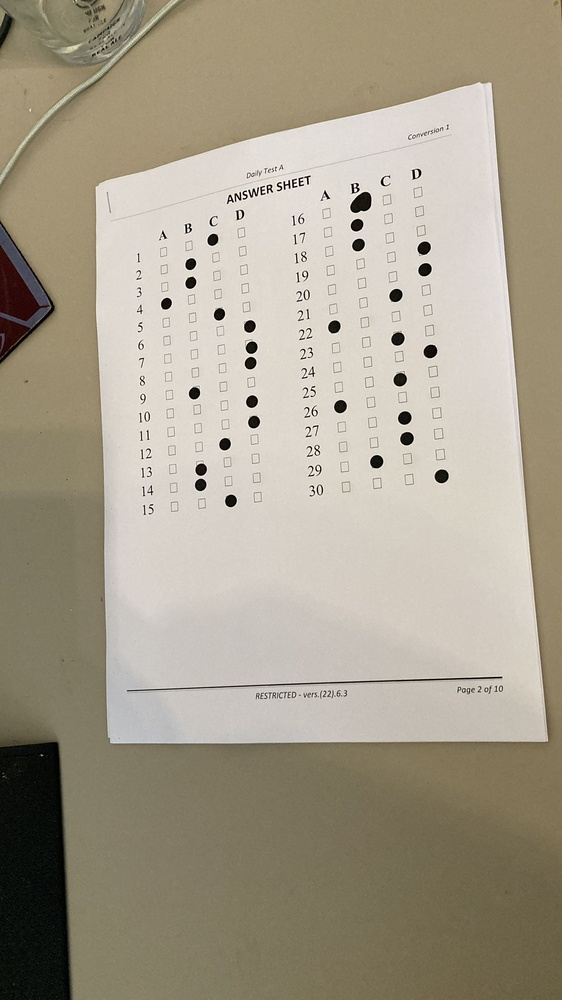
#> input picture images/test-answer.jpeg, 562 x 1000 px, shrunk from 1152 x 2048 before the run
$ python -i mark.py   (imports and definitions only)
#> lines starting #> are read from the running program, lines starting #| are printed output that depends on the picture; after the words box and inside, x2 and y2 are one past the last pixel; in counts of white or black regions, pixels touching at a corner belong together
#> further down, picture is the input picture: shape (1000, 562, 3); mean B, G, R 140.8, 158.4, 166.8
from string import ascii_uppercase

from imutils.perspective import four_point_transform
from imutils import contours
import numpy as np
import argparse
import imutils
import cv2


ANSWERS = ascii_uppercase


def find_centres(image):
    gray = cv2.cvtColor(image, cv2.COLOR_BGR2GRAY)
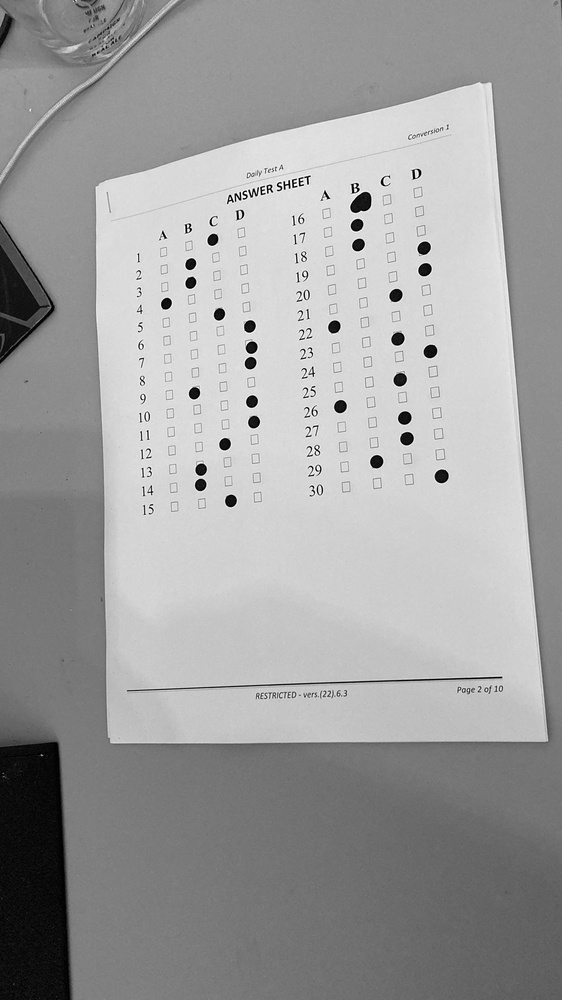
#> gray: shape (1000, 562); min 0, max 254, mean 158.9
    blurred = cv2.GaussianBlur(gray, (5, 5), 0)
    edged = cv2.Canny(blurred, 75, 200)
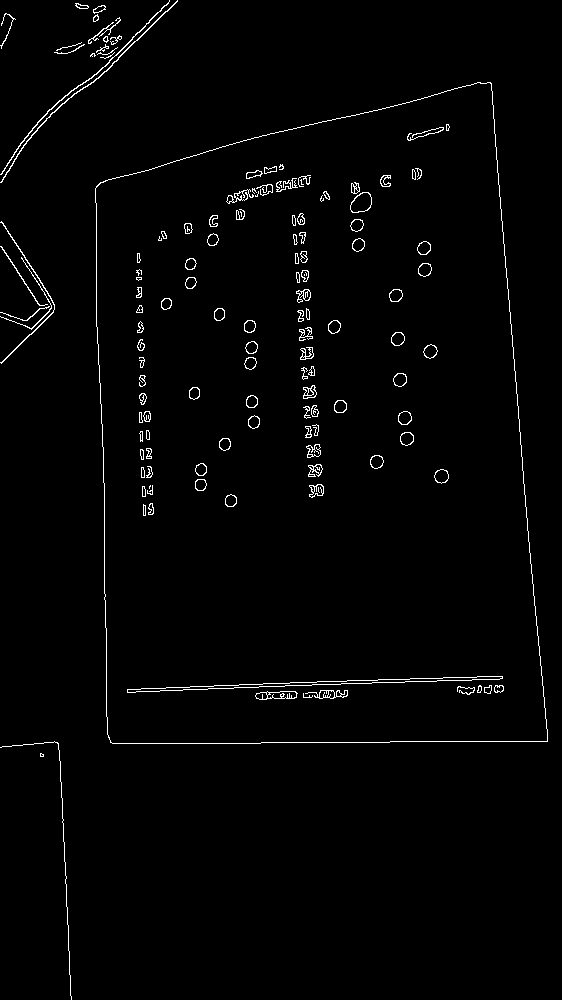
#> edged: shape (1000, 562); 1.7% white in thin lines or dots

    # find contours in the edge map, then initialize
    # the contour that corresponds to the document
    cnts = cv2.findContours(edged.copy(), cv2.RETR_EXTERNAL,
                            cv2.CHAIN_APPROX_SIMPLE)
#> cnts = 22 contours, 12 with area under 20; largest, box (x1, y1, x2, y2) and area: (95, 82, 548, 744) 256613, (0, 0, 178, 183) 158, (0, 0, 170, 175) 143, (0, 221, 55, 364) 104, (93, 5, 106, 14) 54
    cnts = imutils.grab_contours(cnts)
    docCnt = None

    # ensure that at least one contour was found
    if len(cnts) > 0:
        # sort the contours according to their size in
        # descending order
        cnts = sorted(cnts, key=cv2.contourArea, reverse=True)

        # loop over the sorted contours
        for c in cnts:
            # approximate the contour
            peri = cv2.arcLength(c, True)
            approx = cv2.approxPolyDP(c, 0.02 * peri, True)

            # if our approximated contour has four points,
            # then we can assume we have found the paper
            if len(approx) == 4:
                docCnt = approx
                break
#> this loop made 1 pass
#> (peri, docCnt) on pass 1: (2122.2, [[490, 82], [96, 186], [110, 742], [547, 741]])

    # apply a four point perspective transform to both the
    # original image and grayscale image to obtain a top-down
    # birds eye view of the paper
    paper = four_point_transform(image, docCnt.reshape(4, 2))
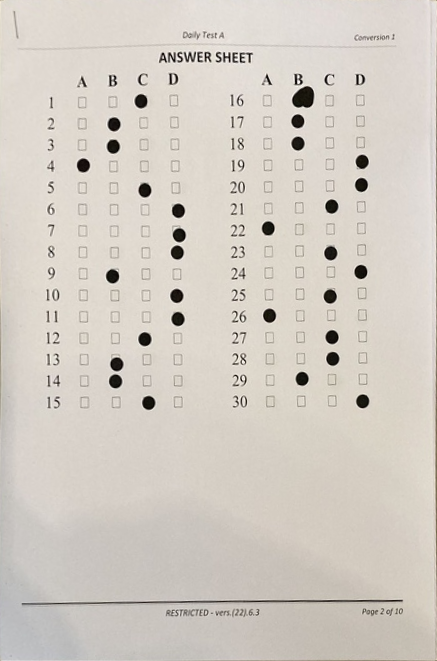
#> paper: shape (661, 437, 3); mean B, G, R 196.2, 204.5, 211
    warped = four_point_transform(gray, docCnt.reshape(4, 2))
    blur = cv2.GaussianBlur(warped, (3, 3), 0)
    thresh = cv2.threshold(blur, 0, 255,
                           cv2.THRESH_BINARY_INV | cv2.THRESH_OTSU)[1]
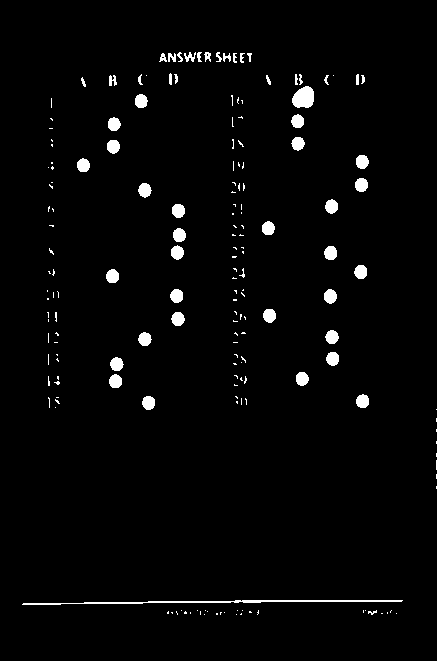
#> thresh: shape (661, 437); 2.4% white; 178 white regions (123 under 20 px)

    cnts = cv2.findContours(thresh.copy(), cv2.RETR_EXTERNAL,
                            cv2.CHAIN_APPROX_SIMPLE)
#> cnts = 178 contours, 139 with area under 20; largest, box (x1, y1, x2, y2) and area: (22, 600, 403, 605) 369, (292, 86, 314, 108) 346, (324, 289, 337, 304) 131, (171, 312, 185, 326) 130, (138, 183, 152, 198) 130
    cnts = imutils.grab_contours(cnts)
    questionCnts = []

    # loop over the contours
    for c in cnts:
        # compute the bounding box of the contour, then use the
        # bounding box to derive the aspect ratio
        (x, y, w, h) = cv2.boundingRect(c)
        ar = w / float(h)

        # in order to label the contour as a question, region
        # should be sufficiently wide, sufficiently tall, and
        # have an aspect ratio approximately equal to 1
        if w >= 10 and h >= 10 and ar >= 0.9 and ar <= 1.1:
            questionCnts.append(c)
#> this loop made 178 passes
#> (x, y, w, h, ar) on passes 1 to 3: (236, 614, 1, 1, 1), (204, 614, 1, 1, 1), (396, 613, 1, 1, 1)
#> after the loop, questionCnts = 27 contours; largest, box (x1, y1, x2, y2) and area: (292, 86, 314, 108) 346, (171, 312, 185, 326) 130, (138, 183, 152, 198) 130, (324, 246, 337, 260) 130, (172, 204, 185, 218) 130

    centres = []
    for c in questionCnts:
        cv2.drawContours(paper, [c], -1, 255, -1)
        M = cv2.moments(c)
        cX = int(M["m10"] / M["m00"])
        cY = int(M["m01"] / M["m00"])
        centres.append((cX, cY))
#> this loop made 27 passes
#> (cX, cY) on passes 1 to 12: (148, 402), (362, 400), (115, 380), (301, 378), (116, 363), (332, 358), (144, 338), (331, 336), (177, 318), (269, 315), (176, 295), (112, 275)
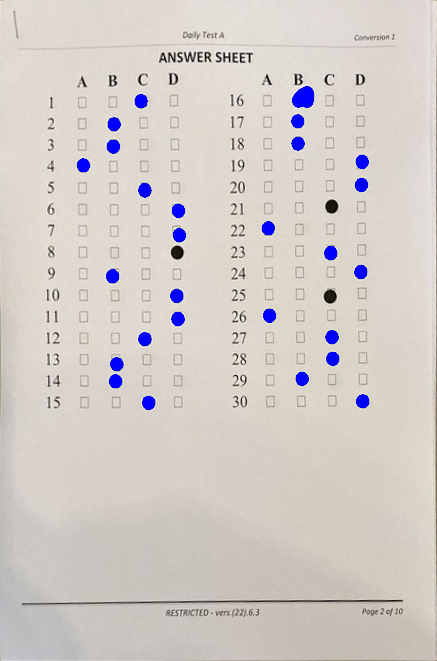
#> paper: shape (661, 437, 3); 1.44% of pixels changed, all inside (x1, y1, x2, y2) = (77, 86, 369, 410)
#> after the loop, centres = 27 pairs, first value 82 to 362, second value 97 to 402
    centres.sort(key=lambda x: x[1])
    return np.array(centres), paper, thresh


# [78 lines left out: functions k_means, crop2contour, build_detection_grid, detect, show_webcam, not called in this run]


# [25 lines not run here, left out]

>>> import cv2
>>> picture = cv2.imread('images/test-answer.jpeg')
>>> result = find_centres(picture)

$ run again, on images/debug.png
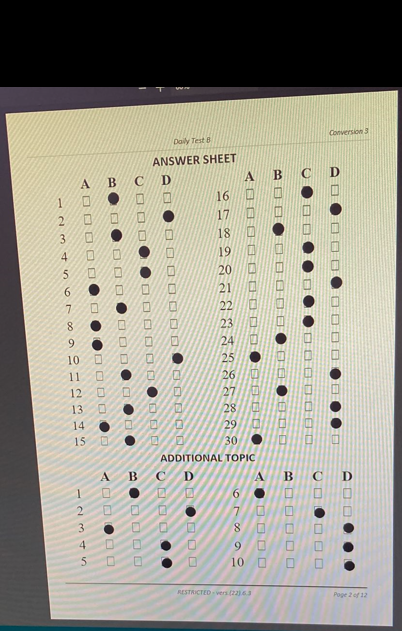
#> input picture images/debug.png, 402 x 631 px
#> picture is the input picture: shape (631, 402, 3); mean B, G, R 144.3, 156.9, 160
#> in find_centres, `edged = cv2.Canny(blurred, 75, 200)`:
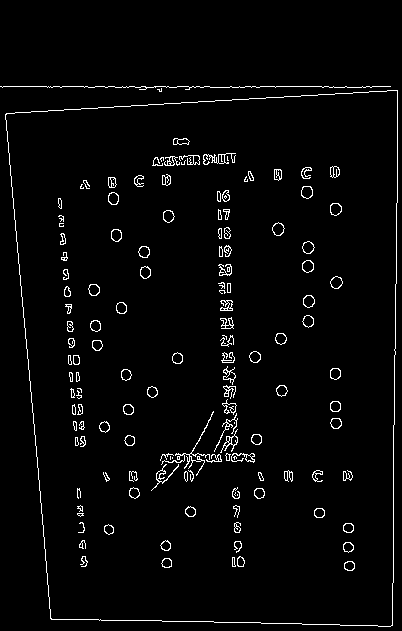
#> edged: shape (631, 402); 2.9% white in thin lines or dots, all inside (x1, y1, x2, y2) = (0, 86, 398, 627)
#> in find_centres, `cnts = cv2.findContours(edged.copy(), cv2.RETR_EXTERNAL, cv2.CHAIN_APP..`: cnts = 3 contours, 2 with area under 20; largest, box (x1, y1, x2, y2) and area: (5, 90, 398, 627) 191036
#> the loop in find_centres, `for c in cnts:` made 1 pass
#> (peri, docCnt) on pass 1: (1809, [[397, 90], [5, 114], [51, 619], [392, 625]])
#> thresh: shape (535, 392); 3% white; 187 white regions (106 under 20 px)
#> in find_centres, `cnts = cv2.findContours(thresh.copy(), cv2.RETR_EXTERNAL, cv2.CHAIN_AP..`: cnts = 187 contours, 137 with area under 20; largest, box (x1, y1, x2, y2) and area: (135, 459, 148, 472) 104, (135, 440, 147, 452) 100, (103, 381, 115, 393) 100, (102, 113, 114, 126) 99, (339, 461, 351, 473) 97
#> the loop in find_centres, `for c in cnts:` made 187 passes
#> (x, y, w, h, ar) on passes 4, 9, 10: (211, 490, 69, 2, 34.5), (43, 462, 4, 3, 1.33), (339, 461, 12, 12, 1)
#> after the loop in find_centres, `for c in cnts:`: questionCnts = 40 contours; largest, box (x1, y1, x2, y2) and area: (135, 459, 148, 472) 104, (135, 440, 147, 452) 100, (103, 381, 115, 393) 100, (102, 113, 114, 126) 99, (339, 461, 351, 473) 97
#> the loop in find_centres, `for c in questionCnts:` made 40 passes
#> (cX, cY) on passes 1 to 8: (344, 466), (140, 465), (342, 445), (140, 445), (76, 427), (343, 424), (312, 408), (170, 406)
#> after the loop in find_centres, `for c in questionCnts:`:
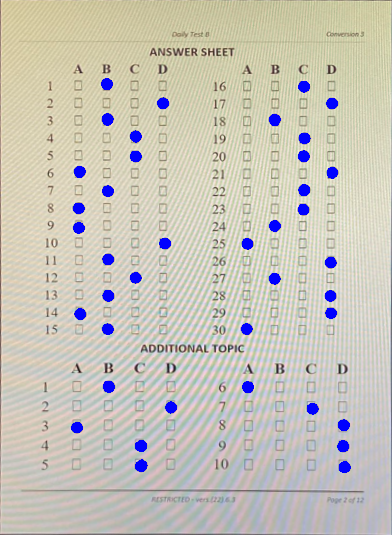
#> paper: shape (535, 392, 3); mean B, G, R 185.7, 196.3, 199.9
#> after the loop in find_centres, `for c in questionCnts:`: centres = 40 pairs, first value 76 to 344, second value 83 to 466
